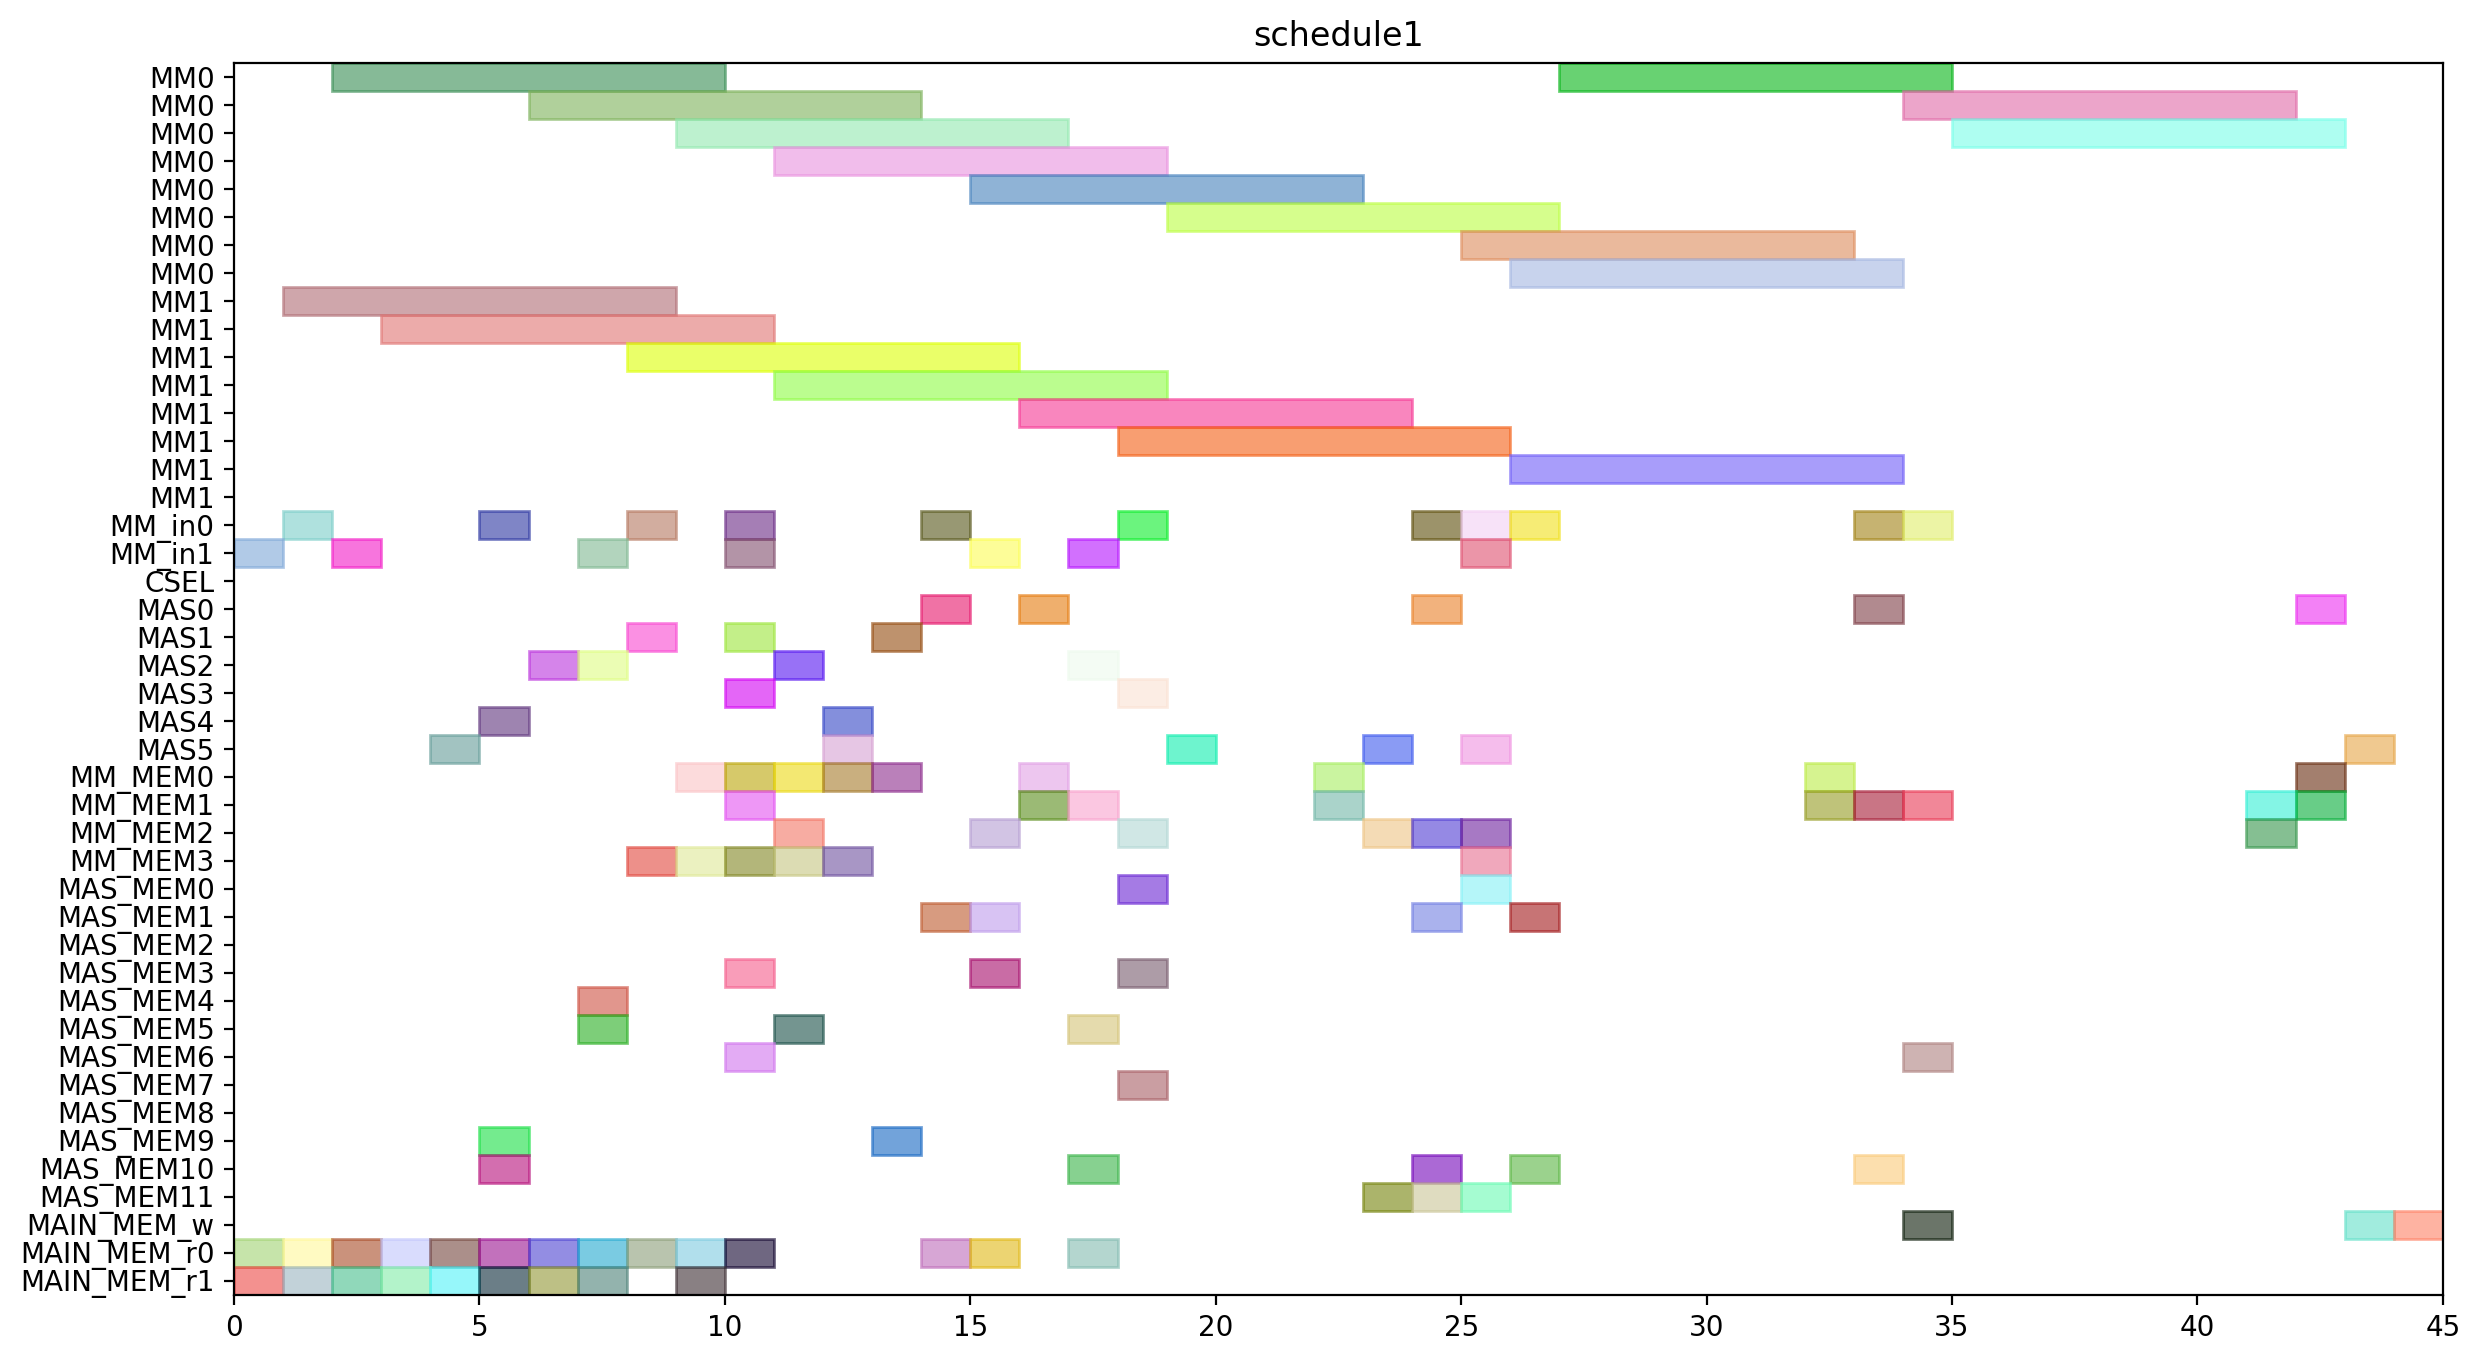

The Python source for this figure:
from pyschedule import Scenario, solvers, plotters, alt


def solve():
	horizon = 154
	S = Scenario("schedule1", horizon=horizon)

	# resource
	MM = S.Resources('MM', num=2, size=8)
	MM_in = S.Resources('MM_in', num=2)
	CSEL = S.Resource('CSEL')
	MAS = S.Resources('MAS', num=6, size=1, periods=range(1, horizon))
	MM_MEM = S.Resources('MM_MEM', num=4)
	MAS_MEM = S.Resources('MAS_MEM', num=12)
	MAIN_MEM_w = S.Resource('MAIN_MEM_w', size=1)
	MAIN_MEM_r = S.Resources('MAIN_MEM_r', num=2)

	# result of previous scheduling
	t2_in = S.Task('t2_in', length=1, delay_cost=1)
	S += t2_in >= 0
	t2_in += MM_in[1]

	t2_mem0 = S.Task('t2_mem0', length=1, delay_cost=1)
	S += t2_mem0 >= 0
	t2_mem0 += MAIN_MEM_r[0]

	t2_mem1 = S.Task('t2_mem1', length=1, delay_cost=1)
	S += t2_mem1 >= 0
	t2_mem1 += MAIN_MEM_r[1]

	t0_in = S.Task('t0_in', length=1, delay_cost=1)
	S += t0_in >= 1
	t0_in += MM_in[0]

	t0_mem0 = S.Task('t0_mem0', length=1, delay_cost=1)
	S += t0_mem0 >= 1
	t0_mem0 += MAIN_MEM_r[0]

	t0_mem1 = S.Task('t0_mem1', length=1, delay_cost=1)
	S += t0_mem1 >= 1
	t0_mem1 += MAIN_MEM_r[1]

	t2 = S.Task('t2', length=8, delay_cost=1)
	S += t2 >= 1
	t2 += MM[1]

	t0 = S.Task('t0', length=8, delay_cost=1)
	S += t0 >= 2
	t0 += MM[0]

	t1_in = S.Task('t1_in', length=1, delay_cost=1)
	S += t1_in >= 2
	t1_in += MM_in[1]

	t1_mem0 = S.Task('t1_mem0', length=1, delay_cost=1)
	S += t1_mem0 >= 2
	t1_mem0 += MAIN_MEM_r[0]

	t1_mem1 = S.Task('t1_mem1', length=1, delay_cost=1)
	S += t1_mem1 >= 2
	t1_mem1 += MAIN_MEM_r[1]

	t1 = S.Task('t1', length=8, delay_cost=1)
	S += t1 >= 3
	t1 += MM[1]

	t8_mem0 = S.Task('t8_mem0', length=1, delay_cost=1)
	S += t8_mem0 >= 3
	t8_mem0 += MAIN_MEM_r[0]

	t8_mem1 = S.Task('t8_mem1', length=1, delay_cost=1)
	S += t8_mem1 >= 3
	t8_mem1 += MAIN_MEM_r[1]

	t8 = S.Task('t8', length=1, delay_cost=1)
	S += t8 >= 4
	t8 += MAS[5]

	t9_mem0 = S.Task('t9_mem0', length=1, delay_cost=1)
	S += t9_mem0 >= 4
	t9_mem0 += MAIN_MEM_r[0]

	t9_mem1 = S.Task('t9_mem1', length=1, delay_cost=1)
	S += t9_mem1 >= 4
	t9_mem1 += MAIN_MEM_r[1]

	t10_in = S.Task('t10_in', length=1, delay_cost=1)
	S += t10_in >= 5
	t10_in += MM_in[0]

	t10_mem0 = S.Task('t10_mem0', length=1, delay_cost=1)
	S += t10_mem0 >= 5
	t10_mem0 += MAS_MEM[10]

	t10_mem1 = S.Task('t10_mem1', length=1, delay_cost=1)
	S += t10_mem1 >= 5
	t10_mem1 += MAS_MEM[9]

	t4_mem0 = S.Task('t4_mem0', length=1, delay_cost=1)
	S += t4_mem0 >= 5
	t4_mem0 += MAIN_MEM_r[0]

	t4_mem1 = S.Task('t4_mem1', length=1, delay_cost=1)
	S += t4_mem1 >= 5
	t4_mem1 += MAIN_MEM_r[1]

	t9 = S.Task('t9', length=1, delay_cost=1)
	S += t9 >= 5
	t9 += MAS[4]

	t10 = S.Task('t10', length=8, delay_cost=1)
	S += t10 >= 6
	t10 += MM[0]

	t3_mem0 = S.Task('t3_mem0', length=1, delay_cost=1)
	S += t3_mem0 >= 6
	t3_mem0 += MAIN_MEM_r[0]

	t3_mem1 = S.Task('t3_mem1', length=1, delay_cost=1)
	S += t3_mem1 >= 6
	t3_mem1 += MAIN_MEM_r[1]

	t4 = S.Task('t4', length=1, delay_cost=1)
	S += t4 >= 6
	t4 += MAS[2]

	t14_mem0 = S.Task('t14_mem0', length=1, delay_cost=1)
	S += t14_mem0 >= 7
	t14_mem0 += MAIN_MEM_r[0]

	t14_mem1 = S.Task('t14_mem1', length=1, delay_cost=1)
	S += t14_mem1 >= 7
	t14_mem1 += MAIN_MEM_r[1]

	t3 = S.Task('t3', length=1, delay_cost=1)
	S += t3 >= 7
	t3 += MAS[2]

	t5_in = S.Task('t5_in', length=1, delay_cost=1)
	S += t5_in >= 7
	t5_in += MM_in[1]

	t5_mem0 = S.Task('t5_mem0', length=1, delay_cost=1)
	S += t5_mem0 >= 7
	t5_mem0 += MAS_MEM[4]

	t5_mem1 = S.Task('t5_mem1', length=1, delay_cost=1)
	S += t5_mem1 >= 7
	t5_mem1 += MAS_MEM[5]

	t14 = S.Task('t14', length=1, delay_cost=1)
	S += t14 >= 8
	t14 += MAS[1]

	t26_in = S.Task('t26_in', length=1, delay_cost=1)
	S += t26_in >= 8
	t26_in += MM_in[0]

	t26_mem0 = S.Task('t26_mem0', length=1, delay_cost=1)
	S += t26_mem0 >= 8
	t26_mem0 += MAIN_MEM_r[0]

	t26_mem1 = S.Task('t26_mem1', length=1, delay_cost=1)
	S += t26_mem1 >= 8
	t26_mem1 += MM_MEM[3]

	t5 = S.Task('t5', length=8, delay_cost=1)
	S += t5 >= 8
	t5 += MM[1]

	t13_mem0 = S.Task('t13_mem0', length=1, delay_cost=1)
	S += t13_mem0 >= 9
	t13_mem0 += MAIN_MEM_r[0]

	t13_mem1 = S.Task('t13_mem1', length=1, delay_cost=1)
	S += t13_mem1 >= 9
	t13_mem1 += MAIN_MEM_r[1]

	t16_mem0 = S.Task('t16_mem0', length=1, delay_cost=1)
	S += t16_mem0 >= 9
	t16_mem0 += MM_MEM[0]

	t16_mem1 = S.Task('t16_mem1', length=1, delay_cost=1)
	S += t16_mem1 >= 9
	t16_mem1 += MM_MEM[3]

	t26 = S.Task('t26', length=8, delay_cost=1)
	S += t26 >= 9
	t26 += MM[0]

	t13 = S.Task('t13', length=1, delay_cost=1)
	S += t13 >= 10
	t13 += MAS[3]

	t15_in = S.Task('t15_in', length=1, delay_cost=1)
	S += t15_in >= 10
	t15_in += MM_in[1]

	t15_mem0 = S.Task('t15_mem0', length=1, delay_cost=1)
	S += t15_mem0 >= 10
	t15_mem0 += MAS_MEM[6]

	t15_mem1 = S.Task('t15_mem1', length=1, delay_cost=1)
	S += t15_mem1 >= 10
	t15_mem1 += MAS_MEM[3]

	t16 = S.Task('t16', length=1, delay_cost=1)
	S += t16 >= 10
	t16 += MAS[1]

	t19_in = S.Task('t19_in', length=1, delay_cost=1)
	S += t19_in >= 10
	t19_in += MM_in[0]

	t19_mem0 = S.Task('t19_mem0', length=1, delay_cost=1)
	S += t19_mem0 >= 10
	t19_mem0 += MAIN_MEM_r[0]

	t19_mem1 = S.Task('t19_mem1', length=1, delay_cost=1)
	S += t19_mem1 >= 10
	t19_mem1 += MM_MEM[3]

	t24_mem0 = S.Task('t24_mem0', length=1, delay_cost=1)
	S += t24_mem0 >= 10
	t24_mem0 += MM_MEM[0]

	t24_mem1 = S.Task('t24_mem1', length=1, delay_cost=1)
	S += t24_mem1 >= 10
	t24_mem1 += MM_MEM[1]

	t11_mem0 = S.Task('t11_mem0', length=1, delay_cost=1)
	S += t11_mem0 >= 11
	t11_mem0 += MM_MEM[2]

	t11_mem1 = S.Task('t11_mem1', length=1, delay_cost=1)
	S += t11_mem1 >= 11
	t11_mem1 += MM_MEM[3]

	t15 = S.Task('t15', length=8, delay_cost=1)
	S += t15 >= 11
	t15 += MM[1]

	t19 = S.Task('t19', length=8, delay_cost=1)
	S += t19 >= 11
	t19 += MM[0]

	t24 = S.Task('t24', length=1, delay_cost=1)
	S += t24 >= 11
	t24 += MAS[2]

	t25_mem0 = S.Task('t25_mem0', length=1, delay_cost=1)
	S += t25_mem0 >= 11
	t25_mem0 += MM_MEM[0]

	t25_mem1 = S.Task('t25_mem1', length=1, delay_cost=1)
	S += t25_mem1 >= 11
	t25_mem1 += MAS_MEM[5]

	t11 = S.Task('t11', length=1, delay_cost=1)
	S += t11 >= 12
	t11 += MAS[4]

	t25 = S.Task('t25', length=1, delay_cost=1)
	S += t25 >= 12
	t25 += MAS[5]

	t6_mem0 = S.Task('t6_mem0', length=1, delay_cost=1)
	S += t6_mem0 >= 12
	t6_mem0 += MM_MEM[0]

	t6_mem1 = S.Task('t6_mem1', length=1, delay_cost=1)
	S += t6_mem1 >= 12
	t6_mem1 += MM_MEM[3]

	t12_mem0 = S.Task('t12_mem0', length=1, delay_cost=1)
	S += t12_mem0 >= 13
	t12_mem0 += MM_MEM[0]

	t12_mem1 = S.Task('t12_mem1', length=1, delay_cost=1)
	S += t12_mem1 >= 13
	t12_mem1 += MAS_MEM[9]

	t6 = S.Task('t6', length=1, delay_cost=1)
	S += t6 >= 13
	t6 += MAS[1]

	t12 = S.Task('t12', length=1, delay_cost=1)
	S += t12 >= 14
	t12 += MAS[0]

	t18_in = S.Task('t18_in', length=1, delay_cost=1)
	S += t18_in >= 14
	t18_in += MM_in[0]

	t18_mem0 = S.Task('t18_mem0', length=1, delay_cost=1)
	S += t18_mem0 >= 14
	t18_mem0 += MAIN_MEM_r[0]

	t18_mem1 = S.Task('t18_mem1', length=1, delay_cost=1)
	S += t18_mem1 >= 14
	t18_mem1 += MAS_MEM[1]

	t18 = S.Task('t18', length=8, delay_cost=1)
	S += t18 >= 15
	t18 += MM[0]

	t27_in = S.Task('t27_in', length=1, delay_cost=1)
	S += t27_in >= 15
	t27_in += MM_in[1]

	t27_mem0 = S.Task('t27_mem0', length=1, delay_cost=1)
	S += t27_mem0 >= 15
	t27_mem0 += MAIN_MEM_r[0]

	t27_mem1 = S.Task('t27_mem1', length=1, delay_cost=1)
	S += t27_mem1 >= 15
	t27_mem1 += MAS_MEM[1]

	t7_mem0 = S.Task('t7_mem0', length=1, delay_cost=1)
	S += t7_mem0 >= 15
	t7_mem0 += MM_MEM[2]

	t7_mem1 = S.Task('t7_mem1', length=1, delay_cost=1)
	S += t7_mem1 >= 15
	t7_mem1 += MAS_MEM[3]

	t27 = S.Task('t27', length=8, delay_cost=1)
	S += t27 >= 16
	t27 += MM[1]

	t29_mem0 = S.Task('t29_mem0', length=1, delay_cost=1)
	S += t29_mem0 >= 16
	t29_mem0 += MM_MEM[0]

	t29_mem1 = S.Task('t29_mem1', length=1, delay_cost=1)
	S += t29_mem1 >= 16
	t29_mem1 += MM_MEM[1]

	t7 = S.Task('t7', length=1, delay_cost=1)
	S += t7 >= 16
	t7 += MAS[0]

	t28_mem0 = S.Task('t28_mem0', length=1, delay_cost=1)
	S += t28_mem0 >= 17
	t28_mem0 += MAS_MEM[10]

	t28_mem1 = S.Task('t28_mem1', length=1, delay_cost=1)
	S += t28_mem1 >= 17
	t28_mem1 += MM_MEM[1]

	t29 = S.Task('t29', length=1, delay_cost=1)
	S += t29 >= 17
	t29 += MAS[2]

	t30_in = S.Task('t30_in', length=1, delay_cost=1)
	S += t30_in >= 17
	t30_in += MM_in[1]

	t30_mem0 = S.Task('t30_mem0', length=1, delay_cost=1)
	S += t30_mem0 >= 17
	t30_mem0 += MAIN_MEM_r[0]

	t30_mem1 = S.Task('t30_mem1', length=1, delay_cost=1)
	S += t30_mem1 >= 17
	t30_mem1 += MAS_MEM[5]

	t17_mem0 = S.Task('t17_mem0', length=1, delay_cost=1)
	S += t17_mem0 >= 18
	t17_mem0 += MM_MEM[2]

	t17_mem1 = S.Task('t17_mem1', length=1, delay_cost=1)
	S += t17_mem1 >= 18
	t17_mem1 += MAS_MEM[3]

	t28 = S.Task('t28', length=1, delay_cost=1)
	S += t28 >= 18
	t28 += MAS[3]

	t30 = S.Task('t30', length=8, delay_cost=1)
	S += t30 >= 18
	t30 += MM[1]

	t35_in = S.Task('t35_in', length=1, delay_cost=1)
	S += t35_in >= 18
	t35_in += MM_in[0]

	t35_mem0 = S.Task('t35_mem0', length=1, delay_cost=1)
	S += t35_mem0 >= 18
	t35_mem0 += MAS_MEM[0]

	t35_mem1 = S.Task('t35_mem1', length=1, delay_cost=1)
	S += t35_mem1 >= 18
	t35_mem1 += MAS_MEM[7]

	t17 = S.Task('t17', length=1, delay_cost=1)
	S += t17 >= 19
	t17 += MAS[5]

	t35 = S.Task('t35', length=8, delay_cost=1)
	S += t35 >= 19
	t35 += MM[0]

	t20_mem0 = S.Task('t20_mem0', length=1, delay_cost=1)
	S += t20_mem0 >= 22
	t20_mem0 += MM_MEM[0]

	t20_mem1 = S.Task('t20_mem1', length=1, delay_cost=1)
	S += t20_mem1 >= 22
	t20_mem1 += MM_MEM[1]

	t20 = S.Task('t20', length=1, delay_cost=1)
	S += t20 >= 23
	t20 += MAS[5]

	t31_in = S.Task('t31_in', length=1, delay_cost=1)
	S += t31_in >= 25
	t31_in += MM_in[0]

	t31_mem0 = S.Task('t31_mem0', length=1, delay_cost=1)
	S += t31_mem0 >= 25
	t31_mem0 += MM_MEM[2]

	t31_mem1 = S.Task('t31_mem1', length=1, delay_cost=1)
	S += t31_mem1 >= 25
	t31_mem1 += MM_MEM[3]

	t31 = S.Task('t31', length=8, delay_cost=1)
	S += t31 >= 26
	t31 += MM[0]


	# new tasks
	t21 = S.Task('t21', length=1, delay_cost=1)
	t21 += alt(MAS)
	t21_mem0 = S.Task('t21_mem0', length=1, delay_cost=1)
	t21_mem0 += MM_MEM[2]
	S += 10 < t21_mem0
	S += t21_mem0 <= t21

	t21_mem1 = S.Task('t21_mem1', length=1, delay_cost=1)
	t21_mem1 += MAS_MEM[11]
	S += 23 < t21_mem1
	S += t21_mem1 <= t21

	t22 = S.Task('t22', length=1, delay_cost=1)
	t22 += alt(MAS)
	t22_mem0 = S.Task('t22_mem0', length=1, delay_cost=1)
	t22_mem0 += MM_MEM[2]
	S += 10 < t22_mem0
	S += t22_mem0 <= t22

	t22_mem1 = S.Task('t22_mem1', length=1, delay_cost=1)
	t22_mem1 += MAS_MEM[11]
	S += 23 < t22_mem1
	S += t22_mem1 <= t22

	t32 = S.Task('t32', length=8, delay_cost=1)
	t32 += alt(MM)
	t32_in = S.Task('t32_in', length=1, delay_cost=1)
	t32_in += alt(MM_in)
	S += t32_in*MM_in[0]<=t32*MM[0]
	S += t32_in*MM_in[1]<=t32*MM[1]
	t32_mem0 = S.Task('t32_mem0', length=1, delay_cost=1)
	t32_mem0 += MAS_MEM[6]
	S += 18 < t32_mem0
	S += t32_mem0 <= t32

	t32_mem1 = S.Task('t32_mem1', length=1, delay_cost=1)
	t32_mem1 += MM_MEM[1]
	S += 33 < t32_mem1
	S += t32_mem1 <= t32

	t33 = S.Task('t33', length=8, delay_cost=1)
	t33 += alt(MM)
	t33_in = S.Task('t33_in', length=1, delay_cost=1)
	t33_in += alt(MM_in)
	S += t33_in*MM_in[0]<=t33*MM[0]
	S += t33_in*MM_in[1]<=t33*MM[1]
	t33_mem0 = S.Task('t33_mem0', length=1, delay_cost=1)
	t33_mem0 += MAS_MEM[10]
	S += 19 < t33_mem0
	S += t33_mem0 <= t33

	t33_mem1 = S.Task('t33_mem1', length=1, delay_cost=1)
	t33_mem1 += MM_MEM[1]
	S += 33 < t33_mem1
	S += t33_mem1 <= t33

	t23 = S.Task('t23', length=8, delay_cost=1)
	t23 += alt(MM)
	t23_in = S.Task('t23_in', length=1, delay_cost=1)
	t23_in += alt(MM_in)
	S += t23_in*MM_in[0]<=t23*MM[0]
	S += t23_in*MM_in[1]<=t23*MM[1]
	t23_mem0 = S.Task('t23_mem0', length=1, delay_cost=1)
	t23_mem0 += alt(MAS_MEM)
	S += (t21*MAS[0])-1 < t23_mem0*MAS_MEM[0]
	S += (t21*MAS[1])-1 < t23_mem0*MAS_MEM[2]
	S += (t21*MAS[2])-1 < t23_mem0*MAS_MEM[4]
	S += (t21*MAS[3])-1 < t23_mem0*MAS_MEM[6]
	S += (t21*MAS[4])-1 < t23_mem0*MAS_MEM[8]
	S += (t21*MAS[5])-1 < t23_mem0*MAS_MEM[10]
	S += t23_mem0 <= t23

	t23_mem1 = S.Task('t23_mem1', length=1, delay_cost=1)
	t23_mem1 += alt(MAS_MEM)
	S += (t22*MAS[0])-1 < t23_mem1*MAS_MEM[1]
	S += (t22*MAS[1])-1 < t23_mem1*MAS_MEM[3]
	S += (t22*MAS[2])-1 < t23_mem1*MAS_MEM[5]
	S += (t22*MAS[3])-1 < t23_mem1*MAS_MEM[7]
	S += (t22*MAS[4])-1 < t23_mem1*MAS_MEM[9]
	S += (t22*MAS[5])-1 < t23_mem1*MAS_MEM[11]
	S += t23_mem1 <= t23

	t34 = S.Task('t34', length=8, delay_cost=1)
	t34 += alt(MM)
	t34_in = S.Task('t34_in', length=1, delay_cost=1)
	t34_in += alt(MM_in)
	S += t34_in*MM_in[0]<=t34*MM[0]
	S += t34_in*MM_in[1]<=t34*MM[1]
	t34_mem0 = S.Task('t34_mem0', length=1, delay_cost=1)
	t34_mem0 += MAS_MEM[0]
	S += 16 < t34_mem0
	S += t34_mem0 <= t34

	t34_mem1 = S.Task('t34_mem1', length=1, delay_cost=1)
	t34_mem1 += alt(MAS_MEM)
	S += (t21*MAS[0])-1 < t34_mem1*MAS_MEM[1]
	S += (t21*MAS[1])-1 < t34_mem1*MAS_MEM[3]
	S += (t21*MAS[2])-1 < t34_mem1*MAS_MEM[5]
	S += (t21*MAS[3])-1 < t34_mem1*MAS_MEM[7]
	S += (t21*MAS[4])-1 < t34_mem1*MAS_MEM[9]
	S += (t21*MAS[5])-1 < t34_mem1*MAS_MEM[11]
	S += t34_mem1 <= t34

	t36 = S.Task('t36', length=8, delay_cost=1)
	t36 += alt(MM)
	t36_in = S.Task('t36_in', length=1, delay_cost=1)
	t36_in += alt(MM_in)
	S += t36_in*MM_in[0]<=t36*MM[0]
	S += t36_in*MM_in[1]<=t36*MM[1]
	t36_mem0 = S.Task('t36_mem0', length=1, delay_cost=1)
	t36_mem0 += MAS_MEM[10]
	S += 19 < t36_mem0
	S += t36_mem0 <= t36

	t36_mem1 = S.Task('t36_mem1', length=1, delay_cost=1)
	t36_mem1 += alt(MAS_MEM)
	S += (t22*MAS[0])-1 < t36_mem1*MAS_MEM[1]
	S += (t22*MAS[1])-1 < t36_mem1*MAS_MEM[3]
	S += (t22*MAS[2])-1 < t36_mem1*MAS_MEM[5]
	S += (t22*MAS[3])-1 < t36_mem1*MAS_MEM[7]
	S += (t22*MAS[4])-1 < t36_mem1*MAS_MEM[9]
	S += (t22*MAS[5])-1 < t36_mem1*MAS_MEM[11]
	S += t36_mem1 <= t36

	PY_new = S.Task('PY_new', length=1, delay_cost=1)
	PY_new += alt(MAS)
	S += 0<PY_new

	PY_new_w = S.Task('PY_new_w', length=1, delay_cost=1)
	PY_new_w += alt(MAIN_MEM_w)
	S += PY_new <= PY_new_w

	PY_new_mem0 = S.Task('PY_new_mem0', length=1, delay_cost=1)
	PY_new_mem0 += alt(MM_MEM)
	S += (t23*MM[0])-1 < PY_new_mem0*MM_MEM[0]
	S += (t23*MM[1])-1 < PY_new_mem0*MM_MEM[2]
	S += PY_new_mem0 <= PY_new

	PY_new_mem1 = S.Task('PY_new_mem1', length=1, delay_cost=1)
	PY_new_mem1 += alt(MM_MEM)
	S += (t32*MM[0])-1 < PY_new_mem1*MM_MEM[1]
	S += (t32*MM[1])-1 < PY_new_mem1*MM_MEM[3]
	S += PY_new_mem1 <= PY_new

	PX_new = S.Task('PX_new', length=1, delay_cost=1)
	PX_new += alt(MAS)
	S += 0<PX_new

	PX_new_w = S.Task('PX_new_w', length=1, delay_cost=1)
	PX_new_w += alt(MAIN_MEM_w)
	S += PX_new <= PX_new_w

	PX_new_mem0 = S.Task('PX_new_mem0', length=1, delay_cost=1)
	PX_new_mem0 += alt(MM_MEM)
	S += (t34*MM[0])-1 < PX_new_mem0*MM_MEM[0]
	S += (t34*MM[1])-1 < PX_new_mem0*MM_MEM[2]
	S += PX_new_mem0 <= PX_new

	PX_new_mem1 = S.Task('PX_new_mem1', length=1, delay_cost=1)
	PX_new_mem1 += alt(MM_MEM)
	S += (t33*MM[0])-1 < PX_new_mem1*MM_MEM[1]
	S += (t33*MM[1])-1 < PX_new_mem1*MM_MEM[3]
	S += PX_new_mem1 <= PX_new

	PZ_new = S.Task('PZ_new', length=1, delay_cost=1)
	PZ_new += alt(MAS)
	S += 0<PZ_new

	PZ_new_w = S.Task('PZ_new_w', length=1, delay_cost=1)
	PZ_new_w += alt(MAIN_MEM_w)
	S += PZ_new <= PZ_new_w

	PZ_new_mem0 = S.Task('PZ_new_mem0', length=1, delay_cost=1)
	PZ_new_mem0 += alt(MM_MEM)
	S += (t36*MM[0])-1 < PZ_new_mem0*MM_MEM[0]
	S += (t36*MM[1])-1 < PZ_new_mem0*MM_MEM[2]
	S += PZ_new_mem0 <= PZ_new

	PZ_new_mem1 = S.Task('PZ_new_mem1', length=1, delay_cost=1)
	PZ_new_mem1 += MM_MEM[1]
	S += 26 < PZ_new_mem1
	S += PZ_new_mem1 <= PZ_new

	solvers.mip.solve(S,msg=1,kind='CPLEX',ratio_gap=1.01)

	solution = [['hoge']*len(S.solution()[1]) for i in range(len(S.solution()))]
	for i in range(len(S.solution())):
		for j in range(len(S.solution()[i])):
			solution[i][j]=str(S.solution()[i][j])
	print(solution)

	cycles = int(solution[-1][3])

	pic_file_name = "/home/mfukuda/ABE/multiRAM_multiMAS_16mux/scheduling_result/stage8MM2_stage1MAS6/EP_ADD_A_ANY/schedule1.png"
	if(S.solution() != []):
		plotters.matplotlib.plot(S,img_filename=pic_file_name, show_task_labels=False, fig_size=(cycles*0.25+3, 8))

	return solution
